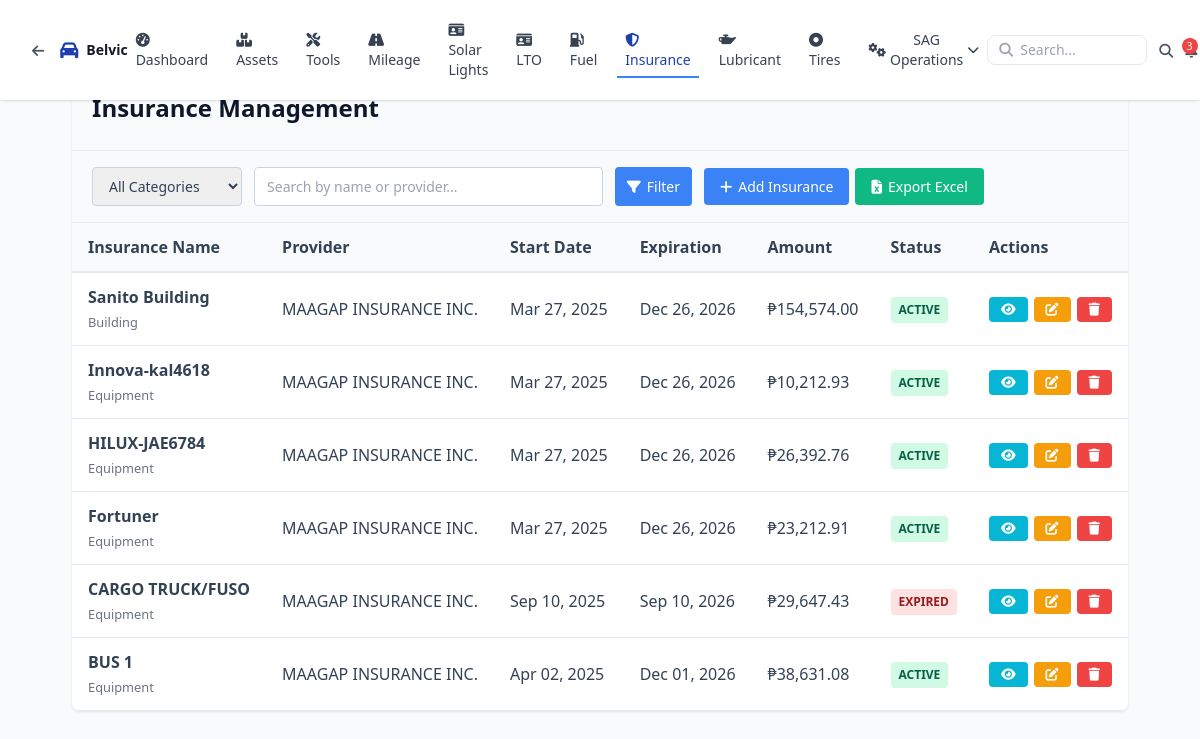
Page /pages/insurance.php (signed in) on the committed database.
### tables this page shows
CREATE TABLE `insurances` (
  `id` int(11) NOT NULL,
  `category` enum('Building','Lot','Equipment') NOT NULL,
  `insurance_name` varchar(255) NOT NULL,
  `policy_number` varchar(100) NOT NULL,
  `provider` varchar(255) NOT NULL,
  `date_from` date NOT NULL,
  `date_to` date NOT NULL,
  `amount` decimal(15,2) NOT NULL,
  `description` text DEFAULT NULL,
  `document_name` varchar(255) DEFAULT NULL,
  `document_path` varchar(255) DEFAULT NULL,
  `created_at` timestamp NOT NULL DEFAULT current_timestamp(),
  `updated_at` timestamp NOT NULL DEFAULT current_timestamp() ON UPDATE current_timestamp()
);

### pages/insurance.php (the view, shortened to what this page needs)
<?php
require_once 'config/conn_pdo.php';
$limit = 10;
$page = isset($_GET['page']) ? max(1, (int)$_GET['page']) : 1;
$offset = ($page - 1) * $limit;
$search = $_GET['search'] ?? '';
$category = $_GET['category'] ?? 'all';
$where = '';
$params = [];
$sql = "SELECT * FROM insurances {$where} ORDER BY created_at DESC";
$sql .= " LIMIT " . (int)$limit . " OFFSET " . (int)$offset;
$stmt = $conn->prepare($sql);
if (!$stmt->execute($params)) {
    echo "<div class='alert alert-danger'>Database error: " . implode(' ', $stmt->errorInfo()) . "</div>";
    $insurances = [];
} else {
    $insurances = $stmt->fetchAll(PDO::FETCH_ASSOC);
}
?>
<!DOCTYPE html>
<html lang="en">
<head>
    <link rel="stylesheet" href="https://cdnjs.cloudflare.com/ajax/libs/font-awesome/6.4.0/css/all.min.css">
</head>
<body>
    <?php
    include '../bar/header.php';
    include '../bar/navbar.php';
    ?>
    <div class="main-wrapper" style="margin-top: 50px; max-height: calc(100vh - 70px); overflow-y: auto;">
        <div class="card">
            <div class="card-header">
                <h1 class="page-title">Insurance Management</h1>
            </div>
            <div class="toolbar">
                <form method="GET" action="" style="flex: 1; display: flex; gap: 12px; max-width: 600px;">
                    <select name="category" class="form-control" style="width: auto; min-width: 150px;">
                        <option value="all" <?php echo $category === 'all' ? 'selected' : ''; ?>>All Categories</option>
                    </select>
                    <input type="text" name="search" class="search-box"
                           placeholder="Search by name or provider..."
                           value="<?php echo htmlspecialchars($search); ?>">
                    <button type="submit" class="btn btn-primary" style="padding: 8px 12px;"><i class="fas fa-filter"></i> Filter</button>
                </form>
                <div class="action-buttons">
                    <button class="btn btn-primary" onclick="openModal('addModal')">
                        <i class="fas fa-plus"></i> Add Insurance
                    </button>
                    <a href="?export=1" class="btn btn-success">
                        <i class="fas fa-file-excel"></i> Export Excel
                    </a>
                </div>
            </div>
            <div class="table-container">
                <?php if(empty($insurances)): ?>
                    <div class="empty-state">
                        <i class="fas fa-file-alt"></i>
                        <h3>No insurance policies found</h3>
                        <p>Start by adding your first insurance policy</p>
                    </div>
                <?php else: ?>
                    <table class="data-table">
                        <thead>
                            <tr>
                                <th>Insurance Name</th>
                                <th>Provider</th>
                                <th>Start Date</th>
                                <th>Expiration</th>
                                <th>Amount</th>
                                <th>Status</th>
                                <th>Actions</th>
                            </tr>
                        </thead>
                        <tbody>
                            <?php foreach($insurances as $ins):
                                $date_to = strtotime($ins['date_to']);
                                $today = strtotime('today');
                                $days_diff = ($date_to - $today) / (60 * 60 * 24);
                                if($days_diff < 0) {
                                    $status = 'Expired';
                                    $statusClass = 'status-expired';
                                } elseif($days_diff <= 30) {
                                    $status = 'Expiring Soon';
                                    $statusClass = 'status-expiring';
                                } else {
                                    $status = 'Active';
                                    $statusClass = 'status-active';
                                }
                            ?>
                                <tr>
                                    <td>
                                        <div style="font-weight: 600;"><?php echo htmlspecialchars($ins['insurance_name']); ?></div>
                                        <small style="color: #6b7280;"><?php echo htmlspecialchars($ins['category']); ?></small>
                                    </td>
                                    <td><?php echo htmlspecialchars($ins['provider']); ?></td>
                                    <td><?php echo date('M d, Y', strtotime($ins['date_from'])); ?></td>
                                    <td><?php echo date('M d, Y', strtotime($ins['date_to'])); ?></td>
                                    <td>₱<?php echo number_format($ins['amount'], 2); ?></td>
                                    <td><span class="status-badge <?php echo $statusClass; ?>"><?php echo $status; ?></span></td>
                                    <td>
                                        <div class="action-buttons">
                                            <button class="btn btn-info btn-sm" onclick="viewRecord(<?php echo htmlspecialchars(json_encode($ins)); ?>)">
                                                <i class="fas fa-eye"></i>
                                            </button>
                                            <button class="btn btn-warning btn-sm" onclick="editRecord(<?php echo htmlspecialchars(json_encode($ins)); ?>)">
                                                <i class="fas fa-edit"></i>
                                            </button>
                                            <a href="?delete=<?php echo $ins['id']; ?>"
                                               class="btn btn-danger btn-sm"
                                               onclick="return confirm('Delete this insurance policy?')">
                                                <i class="fas fa-trash"></i>
                                            </a>
                                        </div>
                                    </td>
                                </tr>
                            <?php endforeach; ?>
                        </tbody>
                    </table>
                <?php endif; ?>
            </div>
        </div>
    </div>
</body>
</html>

### pages/insurance.php (style rules this page uses)
:root { --primary-color: #3b82f6; --success-color: #10b981; --warning-color: #f59e0b; --danger-color: #ef4444; --info-color: #06b6d4; --gray-50: #f8fafc; --gray-100: #f1f5f9; --gray-200: #e2e8f0; --gray-300: #cbd5e1; --gray-400: #9ca3af; --gray-700: #334155; --gray-900: #0f172a; }
* { margin: 0; padding: 0; box-sizing: border-box; }
body { font-family: 'Segoe UI', Tahoma, Geneva, Verdana, sans-serif; background: var(--gray-50); color: var(--gray-700); }
.main-wrapper { padding: 20px; max-width: 1400px; margin: 0 auto; }
.card { background: white; border-radius: 8px; box-shadow: 0 1px 3px rgba(0,0,0,0.1); overflow: hidden; }
.card-header { padding: 20px; border-bottom: 1px solid var(--gray-200); background: var(--gray-50); }
.page-title { font-size: 24px; font-weight: 600; color: var(--gray-900); margin-bottom: 4px; }
.toolbar { padding: 16px 20px; display: flex; gap: 12px; flex-wrap: wrap; align-items: center; background: var(--gray-50); border-bottom: 1px solid var(--gray-200); }
.search-box { flex: 1; min-width: 250px; max-width: 400px; padding: 8px 12px; border: 1px solid var(--gray-300); border-radius: 4px; font-size: 14px; }
.btn { padding: 8px 16px; border: none; border-radius: 4px; font-size: 14px; font-weight: 500; cursor: pointer; transition: all 0.2s; display: inline-flex; align-items: center; gap: 6px; text-decoration: none; }
.btn-sm { padding: 6px 12px; font-size: 13px; }
.btn-primary { background: var(--primary-color); color: white; }
.btn-success { background: var(--success-color); color: white; }
.btn-warning { background: var(--warning-color); color: white; }
.btn-danger { background: var(--danger-color); color: white; }
.btn-info { background: var(--info-color); color: white; }
.table-container { overflow-y: auto; overflow-x: auto; }
.data-table { width: 100%; border-collapse: collapse; min-width: 800px; }
.data-table thead { position: sticky; top: 0; background: var(--gray-50); z-index: 10; }
.data-table th { padding: 12px 16px; text-align: left; font-weight: 600; color: var(--gray-700); border-bottom: 2px solid var(--gray-200); white-space: nowrap; }
.data-table td { padding: 12px 16px; border-bottom: 1px solid var(--gray-200); vertical-align: middle; }
.status-badge { display: inline-block; padding: 4px 8px; border-radius: 4px; font-size: 12px; font-weight: 600; text-transform: uppercase; }
.status-active { background: #d1fae5; color: #065f46; }
.status-expired { background: #fee2e2; color: #991b1b; }
.action-buttons { display: flex; gap: 6px; flex-wrap: wrap; }
.form-control { width: 100%; padding: 8px 12px; border: 1px solid var(--gray-300); border-radius: 4px; font-size: 14px; }

### rows in the picture
insurances: insurance_name "Sanito Building", category "Building", provider "MAAGAP INSURANCE INC.", date_from "Mar 27, 2025", date_to "Dec 26, 2026", amount "154,574.00", date_to "ACTIVE"
insurances: insurance_name "Innova-kal4618", category "Equipment", provider "MAAGAP INSURANCE INC.", date_from "Mar 27, 2025", date_to "Dec 26, 2026", amount "10,212.93", date_to "ACTIVE"
insurances: insurance_name "HILUX-JAE6784", category "Equipment", provider "MAAGAP INSURANCE INC.", date_from "Mar 27, 2025", date_to "Dec 26, 2026", amount "26,392.76", date_to "ACTIVE"
insurances: insurance_name "Fortuner", category "Equipment", provider "MAAGAP INSURANCE INC.", date_from "Mar 27, 2025", date_to "Dec 26, 2026", amount "23,212.91", date_to "ACTIVE"
insurances: insurance_name "CARGO TRUCK/FUSO", category "Equipment", provider "MAAGAP INSURANCE INC.", date_from "Sep 10, 2025", date_to "Sep 10, 2026", amount "29,647.43", date_to "EXPIRED"
insurances: insurance_name "BUS 1", category "Equipment", provider "MAAGAP INSURANCE INC.", date_from "Apr 02, 2025", date_to "Dec 01, 2026", amount "38,631.08", date_to "ACTIVE"
